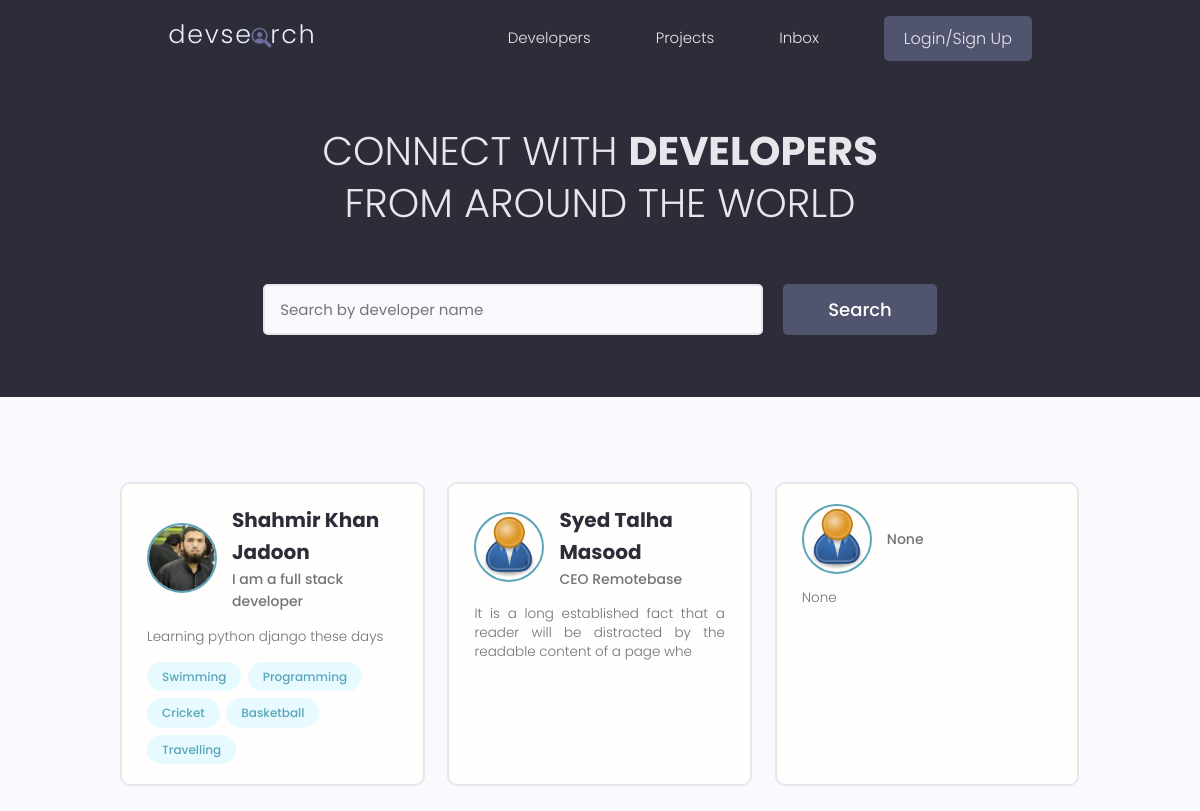
Before: / with the older database file.
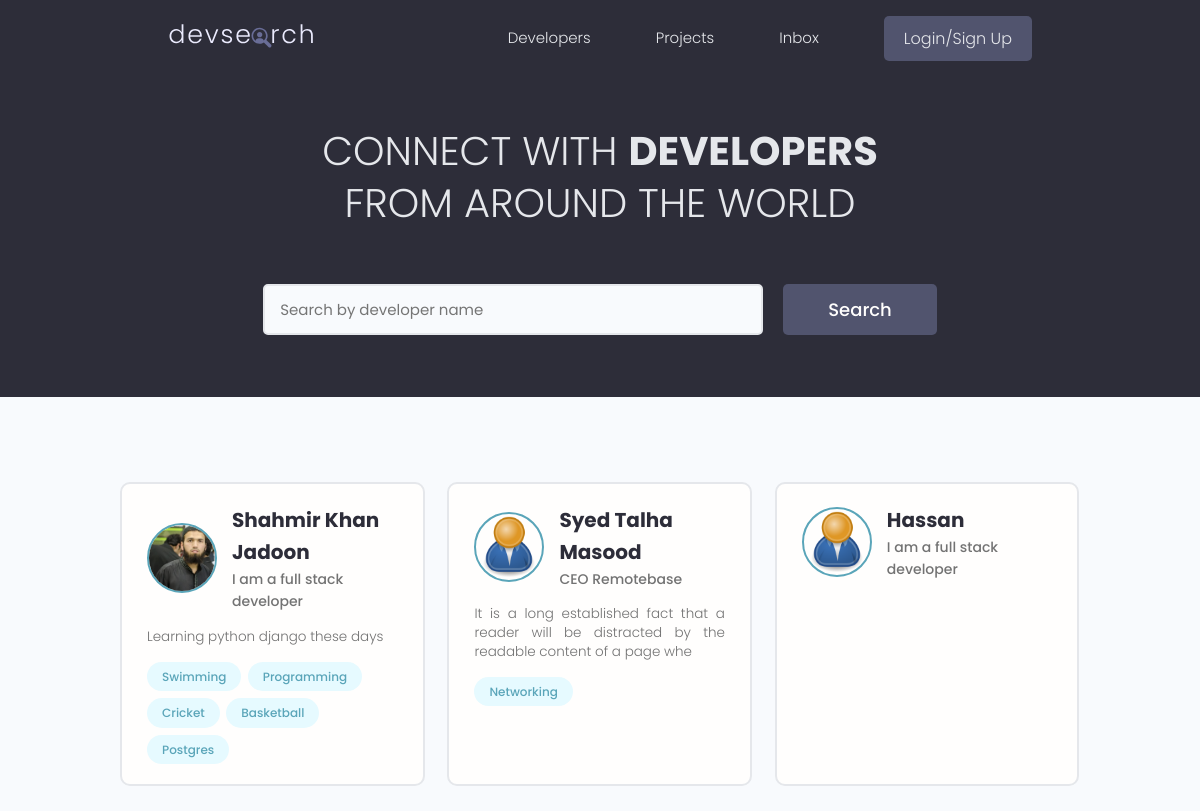
After: the same page with the newer database file.
### users/models.py (models this page shows, shortened)
class Profile(models.Model):
  user = models.OneToOneField(User, on_delete=models.CASCADE, null=True, blank=True)
  name = models.CharField(max_length=200, null=True, blank=True)
  email = models.EmailField(max_length=500, null=True, blank=True)
  username = models.CharField(max_length=200, null=True, blank=True)
  location = models.CharField(max_length=200, null=True, blank=True)
  short_intro = models.CharField(max_length=200, null=True, blank=True)
  bio = models.TextField(blank=True, null=True)
  profile_image = models.ImageField(null=True, blank=True, upload_to='profiles/', default='profiles/user-default.png')
  social_github = models.CharField(max_length=200, null=True, blank=True)
  social_twitter = models.CharField(max_length=200, null=True, blank=True)
  social_linkedin = models.CharField(max_length=200, null=True, blank=True)
  social_youtube = models.CharField(max_length=200, null=True, blank=True)
  social_website = models.CharField(max_length=200, null=True, blank=True)
  id = models.UUIDField(default=uuid.uuid4, unique=True, primary_key=True, editable=False)
  created = models.DateTimeField(auto_now_add=True)

class Skill(models.Model):
  owner = models.ForeignKey(Profile, on_delete=models.CASCADE, null=True, blank=True)
  name = models.CharField(max_length=200, null=True, blank=True)
  description = models.TextField(null=True, blank=True)
  id = models.UUIDField(default=uuid.uuid4, unique=True, primary_key=True, editable=False)
  created = models.DateTimeField(auto_now_add=True)

### users/views.py (the view)
# urls.py: path("", views.profiles, name="profiles"),
def profiles(request):
    profiles = Profile.objects.all()
    context = {
        'profiles': profiles
    }
    return render(request, 'users/profiles.html', context)

### users/templates/users/profiles.html (shortened to what this page needs)
{% extends "main.html" %}
{% block content %}
  <main class="home">
    <section class="hero-section text-center">
      <div class="container container--narrow">
        <div class="hero-section__box">
          <h2>CONNECT WITH <span>DEVELOPERS</span></h2>
          <h2>FROM AROUND THE WORLD</h2>
        </div>
        <div class="hero-section__search">
          <form class="form" action="#" method="get">
            <div class="form__field">
              <input class="input input--text" id="formInput#search" type="text" name="text"
                placeholder="Search by developer name" />
            </div>
            <input class="btn btn--sub btn--lg" type="submit" value="Search" />
          </form>
        </div>
      </div>
    </section>
    <section class="devlist">
      <div class="container">
        <div class="grid grid--three">
          {% for profile in profiles %}
            <div class="column card">
              <div class="dev">
                <a href="{% url "user-profile" profile.id %}" class="card__body">
                  <div class="dev__profile">
                    <img class="avatar avatar--md" src="{{ profile.profile_image.url }}" alt="image" />
                    <div class="dev__meta">
                      <h3>{{ profile.name }}</h3>
                      <h5>{{ profile.short_intro|slice:":50" }}</h5>
                    </div>
                  </div>
                  <p class="dev__info">
                    {{ profile.bio|slice:":100" }}
                  </p>
                  <div class="dev__skills">
                    {% for skill in profile.skill_set.all|slice:"5"  %}
                      <span class="tag tag--pill tag--main">
                        <small>{{ skill.name }}</small>
                      </span>
                    {% endfor %}
                  </div>
                </a>
              </div>
            </div>
          {% endfor %}
        </div>
      </div>
    </section>
  </main>
{% endblock  %}

Changed rows visible on the page:
removed Skill: name "Travelling", shown under Profile "Shahmir Khan Jadoon"
removed Profile: profile_image (placeholder picture), short_intro "None", bio "None"
added Skill: name "Postgres", shown under Profile "Shahmir Khan Jadoon"
added Skill: name "Networking", shown under Profile "Syed Talha Masood"
added Profile: profile_image (placeholder picture), name "Hassan", short_intro "I am a full stack developer"
